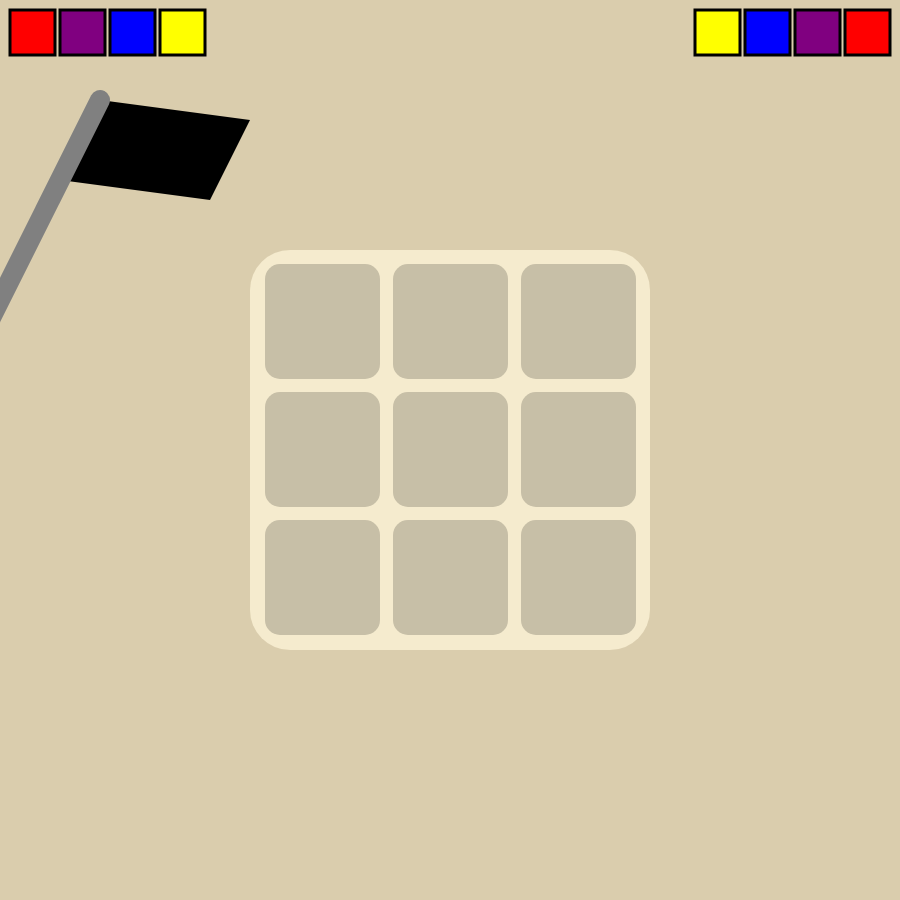
Frame 1 (no input)
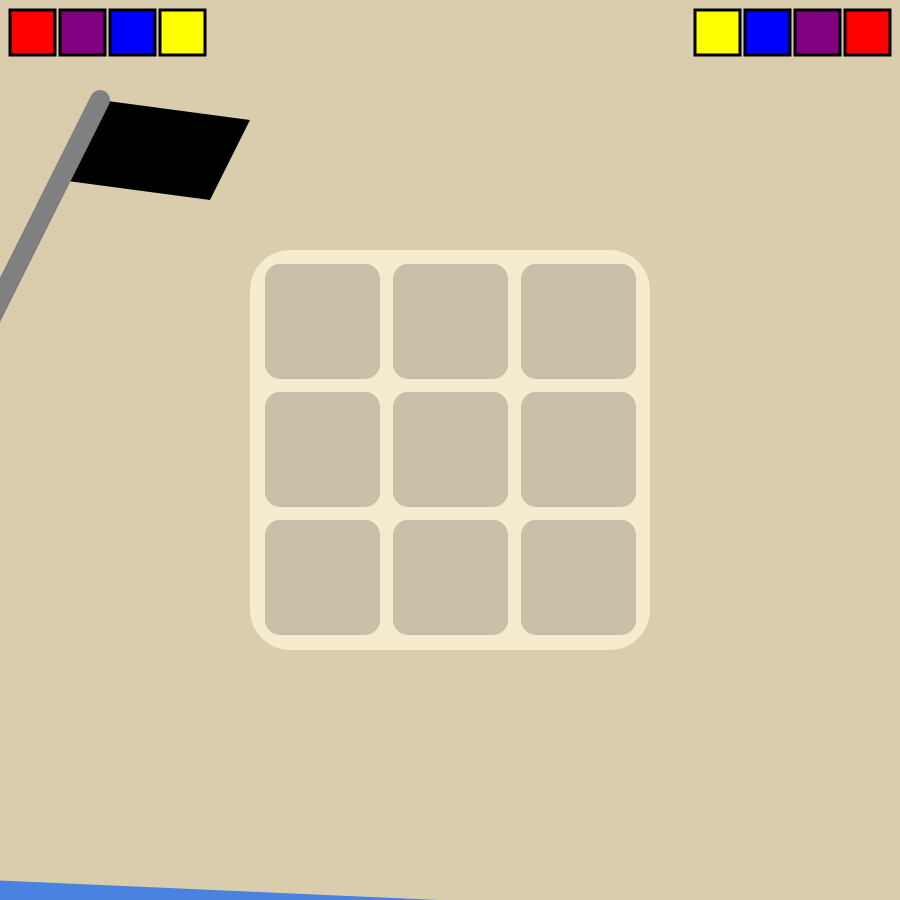
Frame 60 (no input)
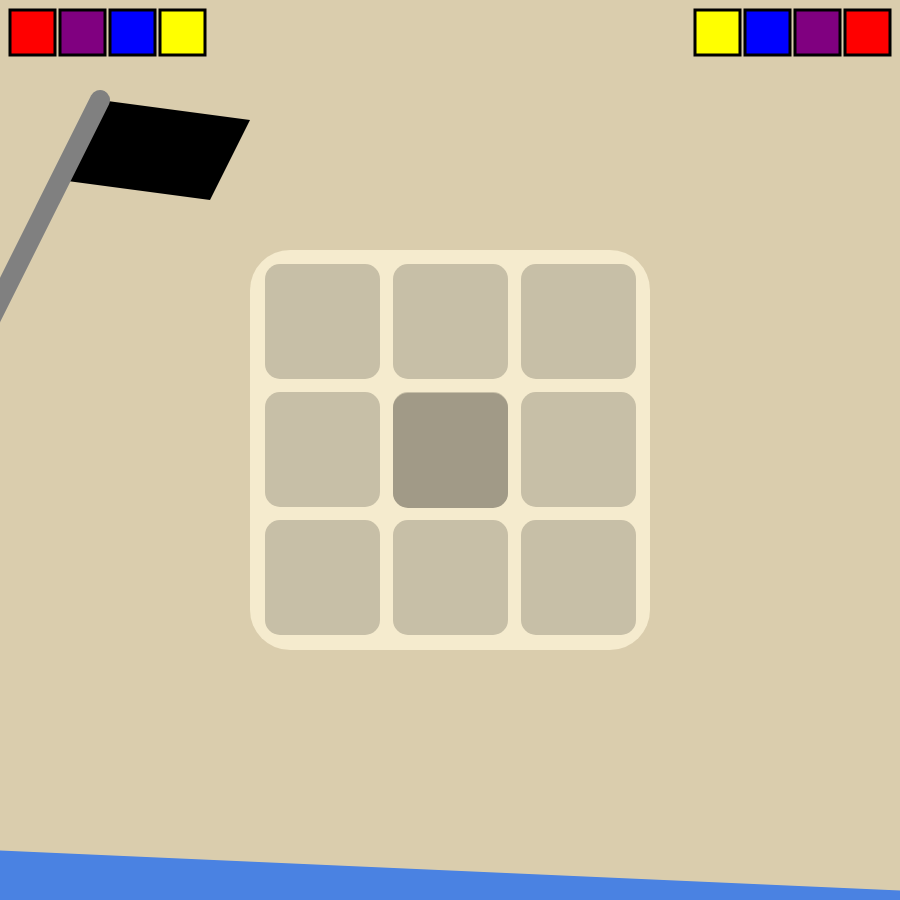
Frame 120 (the mouse pressed at the canvas centre since frame 60)

The p5.js sketch that drew these frames (run headless with seeded random() and noise() and a simulated clock; from frame 60 on, the mouse is pressed at the canvas centre):

// p5.js sketch
// ── sketch.js
let beurt = "x"
let hokje1 = "";
let hokje2 = "";
let hokje3 = "";
let hokje4 = "";
let hokje5 = "";
let hokje6 = "";
let hokje7 = "";
let hokje8 = "";
let hokje9 = "";
let colorX = 'black';
let colorO = 'white';
let winX = false;
let winO = false;
let tie = false;
let golfY = 950;
let golfSpeed = -0.5;
let timer = 0;

function setup() {
  createCanvas(900, 900);
}

function mouseClicked() {
  //kleur kiezen

  //links
  if (winX == false && winO == false && tie == false) {
    if (mouseX > 10 && mouseX < 50 && mouseY > 10 && mouseY < 50) {
      if (colorO != 'red') {
        colorX = 'red'
      }
    }
    if (mouseX > 55 && mouseX < 100 && mouseY > 10 && mouseY < 50) {
      if (colorO != 'purple') {
        colorX = 'purple'
      }
    }
    if (mouseX > 105 && mouseX < 150 && mouseY > 10 && mouseY < 50) {
      if (colorO != 'blue') {
        colorX = 'blue'
      }
    }
    if (mouseX > 155 && mouseX < 190 && mouseY > 10 && mouseY < 50) {
      if (colorO != 'yellow') {
        colorX = 'yellow'
      }
    }

    if (mouseX > 850 && mouseX < 890 && mouseY > 10 && mouseY < 50) {
      fill("#700000");
      square(845, 10, 45);
    }
    if (mouseX > 800 && mouseX < 845 && mouseY > 10 && mouseY < 50) {
      fill("#500054");
      square(795, 10, 45);
    }
    if (mouseX > 750 && mouseX < 795 && mouseY > 10 && mouseY < 50) {
      fill("#02025c");
      square(745, 10, 45);
    }
    if (mouseX > 700 && mouseX < 745 && mouseY > 10 && mouseY < 50) {
      fill("#c2c400");
      square(695, 10, 45);
    }

    //rechts
    if (mouseX > 850 && mouseX < 890 && mouseY > 10 && mouseY < 50) {
      if (colorX != 'red') {
        colorO = 'red'
      }
    }
    if (mouseX > 800 && mouseX < 845 && mouseY > 10 && mouseY < 50) {
      if (colorX != 'purple') {
        colorO = 'purple'
      }
    }
    if (mouseX > 750 && mouseX < 795 && mouseY > 10 && mouseY < 50) {
      if (colorX != 'blue') {
        colorO = 'blue'
      }
    }
    if (mouseX > 700 && mouseX < 745 && mouseY > 10 && mouseY < 50) {
      if (colorX != 'yellow') {
        colorO = 'yellow'
      }
    }
  }

  //reset knop
  if (mouseX > 250 && mouseX < 650 && mouseY > 750 && mouseY < 850) {
    reset();
  }

  //klik x en o
  if (winX == false && winO == false && tie == false) {
    if (mouseX > 265 && mouseX < 380 && mouseY > 265 && mouseY < 380) {

      if (hokje1 == "") {
        hokje1 = beurt;
        if (beurt == "x") {
          beurt = "o";
        }
        else {
          beurt = "x";
        }
      }
    }
    if (mouseX > 393 && mouseX < 508 && mouseY > 265 && mouseY < 380) {

      if (hokje2 == "") {
        hokje2 = beurt;
        if (beurt == "x") {
          beurt = "o";
        }
        else {
          beurt = "x";
        }
      }
    }
    if (mouseX > 521 && mouseX < 636 && mouseY > 265 && mouseY < 380) {

      if (hokje3 == "") {
        hokje3 = beurt;
        if (beurt == "x") {
          beurt = "o";
        }
        else {
          beurt = "x";
        }
      }
    }
    if (mouseX > 265 && mouseX < 380 && mouseY > 393 && mouseY < 508) {

      if (hokje4 == "") {
        hokje4 = beurt;
        if (beurt == "x") {
          beurt = "o";
        }
        else {
          beurt = "x";
        }
      }
    }
    if (mouseX > 393 && mouseX < 508 && mouseY > 393 && mouseY < 508) {

      if (hokje5 == "") {
        hokje5 = beurt;
        if (beurt == "x") {
          beurt = "o";
        }
        else {
          beurt = "x";
        }
      }
    }
    if (mouseX > 521 && mouseX < 636 && mouseY > 393 && mouseY < 508) {

      if (hokje6 == "") {
        hokje6 = beurt;
        if (beurt == "x") {
          beurt = "o";
        }
        else {
          beurt = "x";
        }
      }
    }
    if (mouseX > 265 && mouseX < 380 && mouseY > 521 && mouseY < 636) {

      if (hokje7 == "") {
        hokje7 = beurt;
        if (beurt == "x") {
          beurt = "o";
        }
        else {
          beurt = "x";
        }
      }
    }
    if (mouseX > 393 && mouseX < 508 && mouseY > 521 && mouseY < 636) {

      if (hokje8 == "") {
        hokje8 = beurt;
        if (beurt == "x") {
          beurt = "o";
        }
        else {
          beurt = "x";
        }
      }
    }
    if (mouseX > 521 && mouseX < 636 && mouseY > 521 && mouseY < 636) {

      if (hokje9 == "") {
        hokje9 = beurt;
        if (beurt == "x") {
          beurt = "o";
        }
        else {
          beurt = "x";
        }
      }
    }
  }
}

function draw() {
  background('#dacdad');

  //vlaggen pop-up
  if (winX == false && winO == false && tie == false) {
    if (beurt == "x") {
      noStroke();
      fill(colorX);
      quad(100, 100, 250, 120, 210, 200, 60, 180);

      strokeWeight(20);
      stroke("grey");
      line(-50, 400, 100, 100, 15);
    }
    if (beurt == "o") {
      noStroke();
      fill(colorO);
      quad(650, 120, 800, 100, 840, 180, 690, 200);

      strokeWeight(20);
      stroke("grey");
      line(950, 400, 800, 100, 15);
    }
  }
  //kleur kiezen

  //links
  if (winX == false && winO == false && tie == false) {
    strokeWeight(3);
    stroke('black');
    fill("red");
    square(10, 10, 45);

    fill("purple");
    square(60, 10, 45);

    fill("blue");
    square(110, 10, 45);

    fill("yellow");
    square(160, 10, 45);

    //rechts
    fill("red");
    square(845, 10, 45);

    fill("purple");
    square(795, 10, 45);

    fill("blue");
    square(745, 10, 45);

    fill("yellow");
    square(695, 10, 45);
  }


  //het bord
  noStroke();
  textFont('Arial');
  fill('#f5ebce');
  square(250, 250, 400, 40);

  //3x3 vakjes
  fill('#C7BFA7');
  for (let y = 0; y < 6; y++) {
    for (let x = 0; x < 3; x++) {
      if (y % 2) {
        rect(265 + x * 128, 200 + y * 64, 115, 115, 15);
      }
    }
  }

  //hover modus kleuren kiezen

  //links
  if (winX == false && winO == false && tie == false) {
    if (mouseX > 10 && mouseX < 55 && mouseY > 10 && mouseY < 50) {
      fill("#700000");
      square(10, 10, 45);
    }
    if (mouseX > 60 && mouseX < 105 && mouseY > 10 && mouseY < 50) {
      fill("#500054");
      square(60, 10, 45);
    }
    if (mouseX > 110 && mouseX < 155 && mouseY > 10 && mouseY < 50) {
      fill("#02025c");
      square(110, 10, 45);
    }
    if (mouseX > 160 && mouseX < 195 && mouseY > 10 && mouseY < 50) {
      fill("#c2c400");
      square(160, 10, 45);
    }

    //rechts
    if (mouseX > 845 && mouseX < 890 && mouseY > 10 && mouseY < 50) {
      fill("#700000");
      square(845, 10, 45);
    }
    if (mouseX > 795 && mouseX < 840 && mouseY > 10 && mouseY < 50) {
      fill("#500054");
      square(795, 10, 45);
    }
    if (mouseX > 745 && mouseX < 790 && mouseY > 10 && mouseY < 50) {
      fill("#02025c");
      square(745, 10, 45);
    }
    if (mouseX > 695 && mouseX < 740 && mouseY > 10 && mouseY < 50) {
      fill("#c2c400");
      square(695, 10, 45);
    }
  }


  //hover modus spel
  textFont('Arial');
  if (winX == false && winO == false && tie == false) {
    if (mouseX > 265 && mouseX < 380 && mouseY > 265 && mouseY < 380 && hokje1 == "") {
      fill('#A19A87');
      rect(265, 265, 115, 115, 15);
    }
  }

  //nat zand
  noStroke();
  timer = timer + 1;

  if (timer > 390) {
    fill('#beb69e')
    quad(0, 720, 900, 760, 900, 900, 0, 900);
    fill('#a59e89')
    quad(0, 780, 900, 820, 900, 900, 0, 900);
  }

  //golven
  fill('#4a82e2');
  quad(0, golfY - 40, 900, golfY, 900, 900, 0, 900);
  fill('#6b9cf0');
  quad(0, golfY - 20 + 60, 900, golfY + 60, 900, 900, 0, 900);

  golfY = golfY + golfSpeed;

  if (golfY == 760) {
    golfSpeed = 0.5;
  }
  if (golfY == 890) {
    golfSpeed = -0.5;
  }

  //reset knop
  if (winX == true || winO == true || tie == true) {
    fill('#6b550d');
    noStroke();
    rect(250, 750, 400, 100, 15);

    textFont('Cooper Black')
    fill("white");
    text('Reset', 345, 825);
  }

  //hover modus reset knop
  if (winX == true || winO == true || tie == true) {
    if (mouseX > 250 && mouseX < 650 && mouseY > 750 && mouseY < 850) {
      fill('#4d3c09');
      rect(250, 750, 400, 100, 15);

      fill('#bfbfbf');
      textFont('Cooper Black');
      textSize(80);
      text('Reset', 345, 825);
    }
  }

  textFont('Arial')
  if (winX == false && winO == false && tie == false) {
    if (mouseX > 393 && mouseX < 508 && mouseY > 265 && mouseY < 380 && hokje2 == "") {
      fill('#A19A87');
      rect(393, 265, 115, 115, 15);
    }

    if (mouseX > 521 && mouseX < 636 && mouseY > 265 && mouseY < 380 && hokje3 == "") {
      fill('#A19A87');
      rect(521, 265, 115, 115, 15);
    }

    if (mouseX > 265 && mouseX < 380 && mouseY > 393 && mouseY < 508 && hokje4 == "") {
      fill('#A19A87');
      rect(265, 393, 115, 115, 15);
    }

    if (mouseX > 393 && mouseX < 508 && mouseY > 393 && mouseY < 508 && hokje5 == "") {
      fill('#A19A87');
      rect(393, 393, 115, 115, 15);
    }

    if (mouseX > 521 && mouseX < 636 && mouseY > 393 && mouseY < 508 && hokje6 == "") {
      fill('#A19A87');
      rect(521, 393, 115, 115, 15);
    }

    if (mouseX > 265 && mouseX < 380 && mouseY > 521 && mouseY < 636 && hokje7 == "") {
      fill('#A19A87');
      rect(265, 521, 115, 115, 15);
    }

    if (mouseX > 393 && mouseX < 508 && mouseY > 521 && mouseY < 636 && hokje8 == "") {
      fill('#A19A87');
      rect(393, 521, 115, 115, 15);
    }

    if (mouseX > 521 && mouseX < 636 && mouseY > 521 && mouseY < 636 && hokje9 == "") {
      fill('#A19A87');
      rect(521, 521, 115, 115, 15);
    }
  }

  //rode kruisjes
  textSize(130)
  fill(colorX)
  stroke("black")
  strokeWeight(10)
  if (hokje1 == "x") {
    text('x', 290, 355)
  }
  if (hokje2 == "x") {
    text('x', 418, 355)
  }
  if (hokje3 == "x") {
    text('x', 546, 355)
  }
  if (hokje4 == "x") {
    text('x', 290, 483)
  }
  if (hokje5 == "x") {
    text('x', 418, 483)
  }
  if (hokje6 == "x") {
    text('x', 546, 483)
  }
  if (hokje7 == "x") {
    text('x', 290, 611)
  }
  if (hokje8 == "x") {
    text('x', 418, 611)
  }
  if (hokje9 == "x") {
    text('x', 546, 611)
  }

  //blauwe rondjes
  textSize(130)
  fill(colorO)
  stroke("black")
  strokeWeight(10)
  if (hokje1 == "o") {
    text('o', 287, 355)
  }
  if (hokje2 == "o") {
    text('o', 415, 355)
  }
  if (hokje3 == "o") {
    text('o', 543, 355)
  }
  if (hokje4 == "o") {
    text('o', 287, 483)
  }
  if (hokje5 == "o") {
    text('o', 415, 483)
  }
  if (hokje6 == "o") {
    text('o', 543, 483)
  }
  if (hokje7 == "o") {
    text('o', 290, 611)
  }
  if (hokje8 == "o") {
    text('o', 415, 611)
  }
  if (hokje9 == "o") {
    text('o', 546, 611)
  }

  //winner/loser/tie text
  if (hokje1 == "x" && hokje2 == "x" && hokje3 == "x") {
    winX = true;
  }
  if (hokje1 == "o" && hokje2 == "o" && hokje3 == "o") {
    winO = true;
  }

  if (hokje4 == "x" && hokje5 == "x" && hokje6 == "x") {
    winX = true;
  }
  if (hokje4 == "o" && hokje5 == "o" && hokje6 == "o") {
    winO = true;
  }

  if (hokje7 == "x" && hokje8 == "x" && hokje9 == "x") {
    winX = true;
  }
  if (hokje7 == "o" && hokje8 == "o" && hokje9 == "o") {
    winO = true;
  }

  if (hokje1 == "x" && hokje4 == "x" && hokje7 == "x") {
    winX = true;
  }
  if (hokje1 == "o" && hokje4 == "o" && hokje7 == "o") {
    winO = true;
  }

  if (hokje2 == "x" && hokje5 == "x" && hokje8 == "x") {
    winX = true;
  }
  if (hokje2 == "o" && hokje5 == "o" && hokje8 == "o") {
    winO = true;
  }

  if (hokje3 == "x" && hokje6 == "x" && hokje9 == "x") {
    winX = true;
  }
  if (hokje3 == "o" && hokje6 == "o" && hokje9 == "o") {
    winO = true;
  }

  if (hokje1 == "x" && hokje5 == "x" && hokje9 == "x") {
    winX = true;
  }
  if (hokje1 == "o" && hokje5 == "o" && hokje9 == "o") {
    winO = true;
  }

  if (hokje3 == "x" && hokje5 == "x" && hokje7 == "x") {
    winX = true;
  }
  if (hokje3 == "o" && hokje5 == "o" && hokje7 == "o") {
    winO = true;
  }

  //winner X text
  textFont('Cooper Black');
  textSize(80);
  if (winX == true) {
    strokeWeight(2);
    fill('#f5ebce');
    rect(200, 50, 500, 100)

    noStroke();
    fill('black');
    text('Winner: X', 250, 125);
  }

  //winner O text
  if (winO == true) {
    strokeWeight(2);
    fill('#f5ebce');
    rect(200, 50, 500, 100)

    noStroke();
    fill('black');
    text('Winner: O', 250, 125);
  }

  if (hokje1 != "" && hokje2 != "" && hokje3 != "" && hokje4 != "" && hokje5 != "" && hokje6 != "" && hokje7 != "" && hokje8 != "" && hokje9 != "" && winX != true && winO != true) {
    tie = true
    strokeWeight(2);
    fill('#f5ebce');
    rect(200, 50, 500, 100)

    noStroke();
    fill('black');
    text('Tie', 380, 125);
  }

}

function reset() {
  beurt = "x"
  hokje1 = "";
  hokje2 = "";
  hokje3 = "";
  hokje4 = "";
  hokje5 = "";
  hokje6 = "";
  hokje7 = "";
  hokje8 = "";
  hokje9 = "";
  colorX = 'black';
  colorO = 'white';
  winX = false;
  winO = false;
  tie = false;
}
